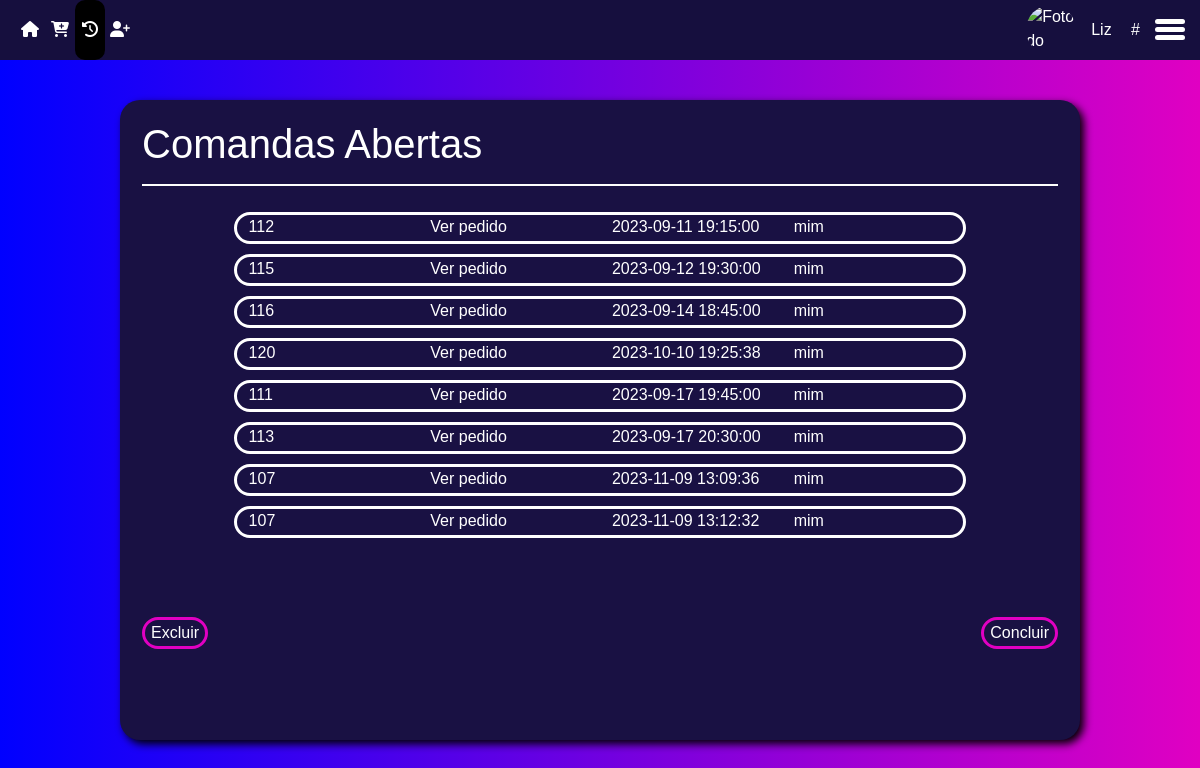
Before: /Desktop/Caixa/app/comandas-abertas/comandas-abertas.php (signed in) with the older database file.
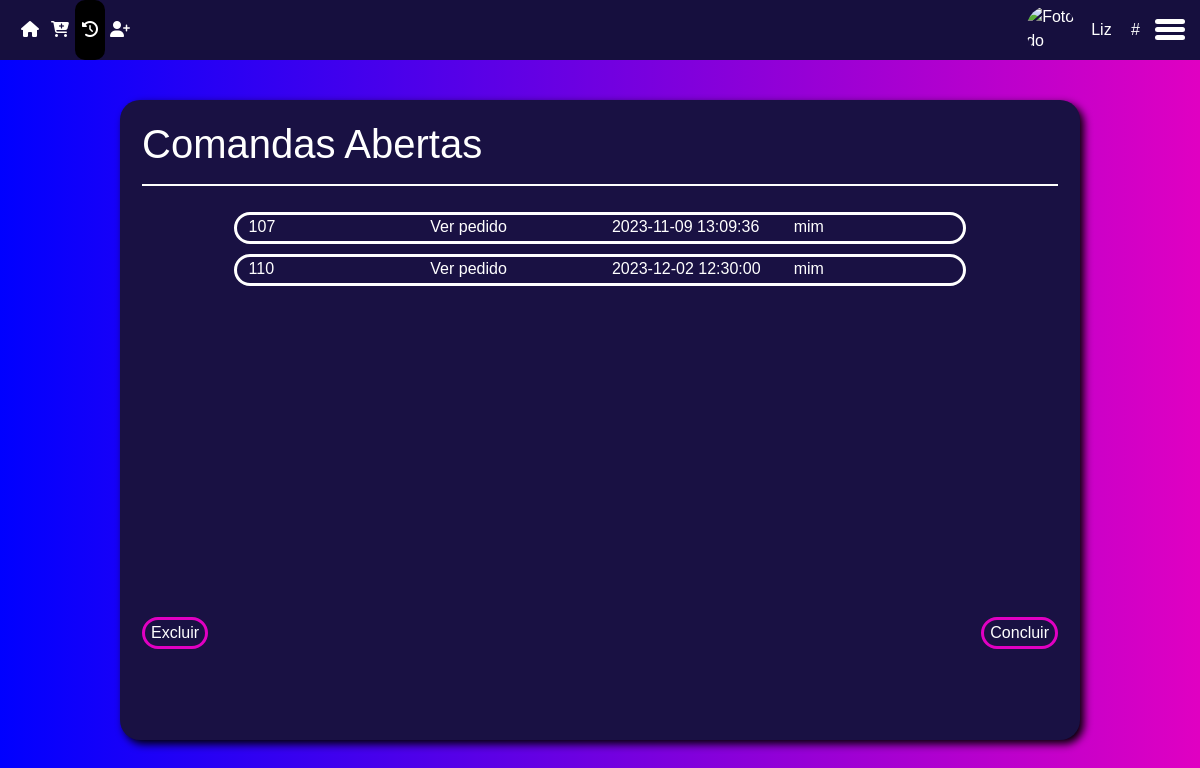
After: the same page with the newer database file.
### tables this page shows
CREATE TABLE `pedidos` (
  `id` int(11) NOT NULL,
  `mesa` int(11) NOT NULL,
  `comanda` int(11) NOT NULL,
  `id_burguer` int(11) DEFAULT NULL,
  `qtd` int(11) DEFAULT NULL,
  `id_bebida` int(11) DEFAULT NULL,
  `qtdbeb` int(11) DEFAULT NULL,
  `id_acompanhamento` int(11) DEFAULT NULL,
  `qtdacomp` int(11) DEFAULT NULL,
  `id_molho` int(11) DEFAULT NULL,
  `qtdmolho` int(11) DEFAULT NULL,
  `id_sobremesa` int(11) DEFAULT NULL,
  `qtdsobremesa` int(11) DEFAULT NULL,
  `obs` varchar(150) DEFAULT NULL,
  `horaPedido` datetime NOT NULL,
  `situacao` varchar(50) NOT NULL DEFAULT 'PREPARANDO'
);

### Desktop/Caixa/app/comandas-abertas/comandas-abertas.php (the view, shortened to what this page needs)
<?php
include_once(__DIR__ . '/../../PHP/conn.php');
$nomeFunc = $_SESSION['nome'];
$idFunc = $_SESSION['id_func'];
$parts = explode(" ", $nomeFunc);
$primeiroNome = $parts[0];
$avatar = '../../../imgbd/' . $_SESSION['avatarSession'];
$comandas = $sql->query("SELECT * FROM pedidos WHERE situacao = 'PREPARANDO'");
?>
<!DOCTYPE html>
<html lang="pt-br">
<head>
    <link href="https://cdn.jsdelivr.net/npm/bootstrap@5.3.0-alpha3/dist/css/bootstrap.min.css" rel="stylesheet">
    <link rel="stylesheet" href="../../assets/css/menu.css">
    <link rel="stylesheet" href="../../assets/css/pedidos-abertos/pedidos-abertos.css">
</head>
<body>
    <div class="fundo">
        <header>
            <nav class="menuArea">
                <span>
                    <a href="../pagina-inicial/home.php">
                        <i class="fa-solid fa-house" style="color: #ffffff;"></i>
                    </a>
                </span>
                <span>
                    <a href="../novo-pedido/novo-pedido.php">
                        <i class="fa-solid fa-cart-plus" style="color: #ffffff;"></i>
                    </a>
                </span>
                <span class="active">
                    <a href="../comandas-abertas/comandas-abertas.php">
                        <i class="fa-solid fa-clock-rotate-left" style="color: #ffffff;"></i>
                    </a>
                </span>
                <span>
                    <a href="../area-do-cliente/area-do-cliente.php">
                        <i class="fa-solid fa-user-plus" style="color: #ffffff;"></i>
                    </a>
                </span>
            </nav>
            <aside class="sidebar-header">
                <img class="logo-img" src="<?php echo $avatar; ?>" alt="Foto do usuário">
                <span class="dados">
                    <span class="nome"><?php echo $primeiroNome; ?></span>
                    <span class="id">#<?php echo $idFunc; ?></span>
                </span>
                <div class="hamburger-menu">
                    <label for="checkbox-menu">
                        <span></span>
                        <span></span>
                        <span></span>
                    </label>
                </div>
            </aside>
        </header>
        <main>
            <div class="pedidosAbertosArea">
                <div class="container">
                    <h1>Comandas Abertas</h1>
                    <hr class="linha">
                    <div class="pedidosAbertosItems barra">
                    <?php foreach ($comandas as $index => $comanda): ?>
                        <div class="pedidosAbertosItemsArea">
                            <label for="1" class="optionComanda">
                                <div class="container">
                                    <div class="row">
                                        <div class="col-3">
                                            <p class="numComanda"><?php echo $comanda['comanda'];?></p>
                                        </div>
                                        <div class="col-3">
                                            <p class="btnVerPedido" data-comanda="<?php echo $comanda['comanda']; ?>">Ver pedido</p>
                                        </div>
                                        <div class="col-3">
                                            <p class="horaPedido"><?php echo $comanda['horaPedido']; ?></p>
                                        </div>
                                        <div class="col-3">
                                            <p><?php echo "mim"?></p>
                                        </div>
                                    </div>
                                </div>
                            </label>
                        </div>
                        <?php endforeach; ?>
                    </div>
                    <div class="optionButtonArea">
                        <button class="btnExcluirPedido" id="btnExcluirPedido" data-comanda="">Excluir</button>
                        <button class="btnConcluirPedido" id="btnConcluirPedido" data-comanda="' "'>Concluir</button>
                    </div>
                </div>
            </div>
        </main>
    </div>
</body>
</html>

Changed rows visible on the page:
no longer on this page (row edited): pedidos: comanda "112", horaPedido "2023-09-11 19:15:00"
no longer on this page (row edited): pedidos: comanda "115", horaPedido "2023-09-12 19:30:00"
removed pedidos: comanda "116", horaPedido "2023-09-14 18:45:00"
no longer on this page (row edited): pedidos: comanda "120", horaPedido "2023-10-10 19:25:38"
no longer on this page (row edited): pedidos: comanda "111", horaPedido "2023-09-17 19:45:00"
no longer on this page (row edited): pedidos: comanda "113", horaPedido "2023-09-17 20:30:00"
no longer on this page (row edited): pedidos: comanda "107", horaPedido "2023-11-09 13:12:32"
added pedidos: comanda "110", horaPedido "2023-12-02 12:30:00"
